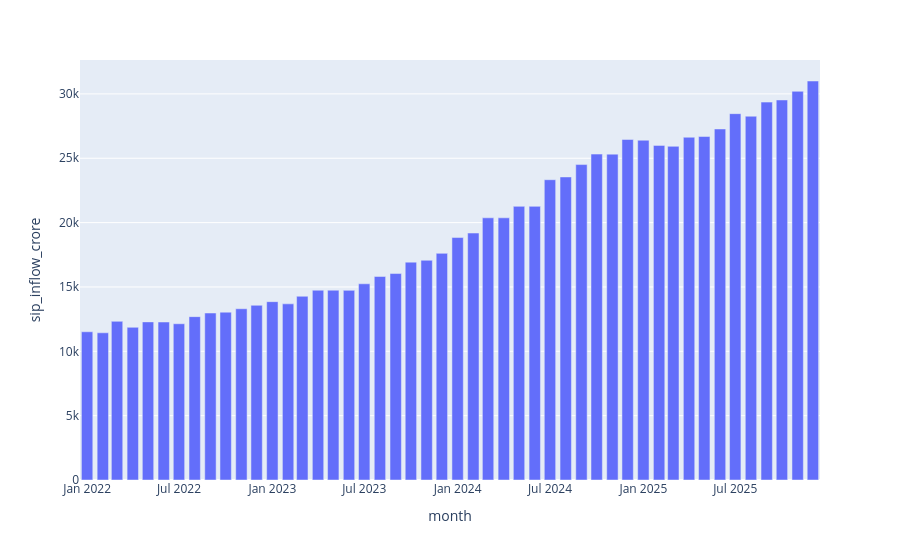

Here is the notebook cell this chart was saved with:
### Code cell
fig =px.bar(
    df,
    x = 'month',
    y = 'sip_inflow_crore',
    barmode = 'group'

)
fig.show()

### Figure 1 — Plotly figure (JSON) as saved in the notebook; plotly's stock layout.template omitted (floating-point values rounded to 4 significant figures)
{"data": [{"alignmentgroup": "True", "hovertemplate": "month=%{x}<br>sip_inflow_crore=%{y}<extra></extra>", "legendgroup": "", "marker": {"color": "#636efa", "pattern": {"shape": ""}}, "name": "", "offsetgroup": "", "orientation": "v", "showlegend": false, "textposition": "auto", "type": "bar", "x": ["2022-01", "2022-02", "2022-03", "2022-04", "2022-05", "2022-06", "2022-07", "2022-08", "2022-09", "2022-10", "2022-11", "2022-12", "2023-01", "2023-02", "2023-03", "2023-04", "2023-05", "2023-06", "2023-07", "2023-08", "2023-09", "2023-10", "2023-11", "2023-12", "2024-01", "2024-02", "2024-03", "2024-04", "2024-05", "2024-06", "2024-07", "2024-08", "2024-09", "2024-10", "2024-11", "2024-12", "2025-01", "2025-02", "2025-03", "2025-04", "2025-05", "2025-06", "2025-07", "2025-08", "2025-09", "2025-10", "2025-11", "2025-12"], "xaxis": "x", "y": [11517, 11438, 12328, 11863, 12286, 12276, 12140, 12694, 12976, 13040, 13306, 13573, 13856, 13687, 14276, 14749, 14749, 14734, 15245, 15814, 16042, 16928, 17073, 17610, 18838, 19187, 20371, 20371, 21262, 21262, 23332, 23547, 24509, 25323, 25320, 26459, 26400, 25999, 25926, 26632, 26688, 27274, 28464, 28265, 29361, 29529, 30200, 31002], "yaxis": "y"}], "layout": {"barmode": "group", "legend": {"tracegroupgap": 0}, "margin": {"t": 60}, "xaxis": {"anchor": "y", "domain": [0, 1], "title": {"text": "month"}}, "yaxis": {"anchor": "x", "domain": [0, 1], "title": {"text": "sip_inflow_crore"}}}}
